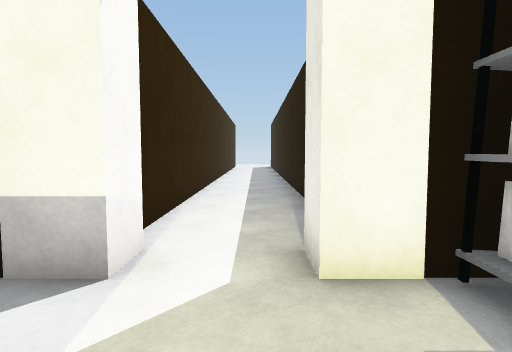
[1] (above)

18 first-person views from a walk through a 3-D level made in the Unity game engine. The camera is 1.2 m above the floor, tilts 4° down and sees 75° across. Doors are open. The floor is counted in squares, 1 m on a side. Each view is taken from the middle of a square. On the plan, view 1 faces up. The plan holds only what a view shows up to about 14 squares ahead; the rest is blank. The place goes on beyond the plan. The player character is not drawn. Surface patterns are stand-ins for the level's own textures.

[2]
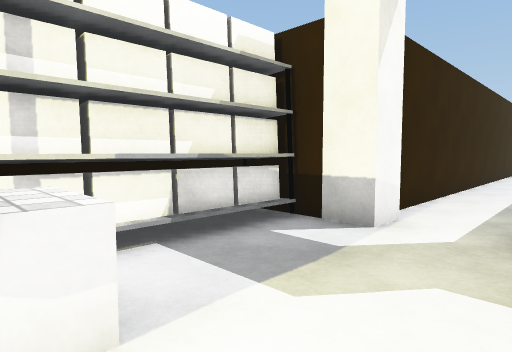

[3]
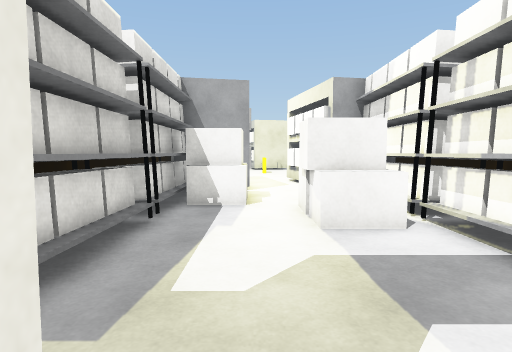

[4]
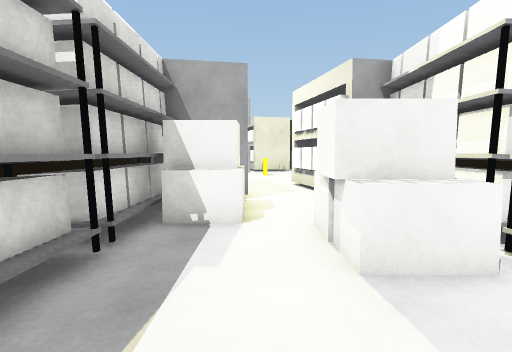

[5]
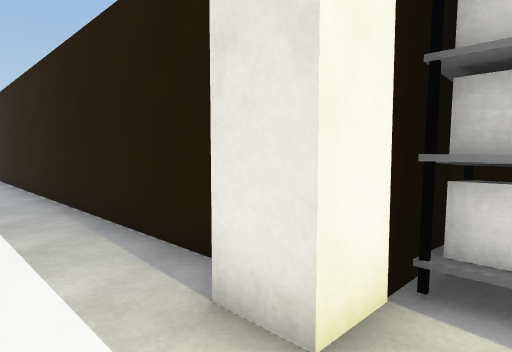

[6]
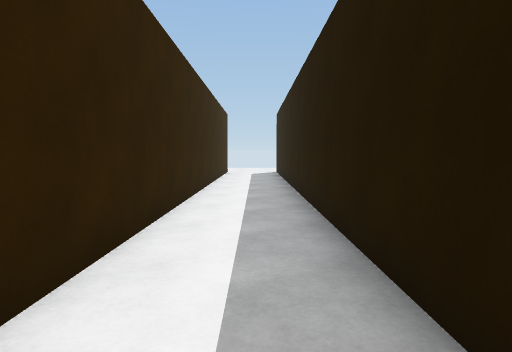

[7]
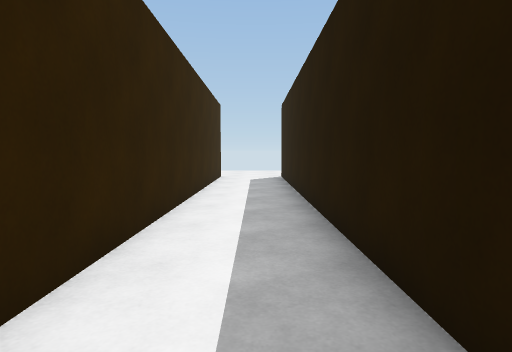

[8]
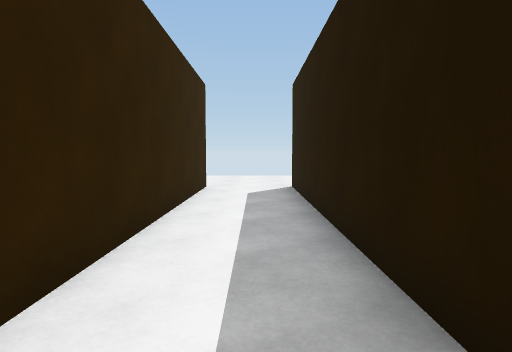

[9]
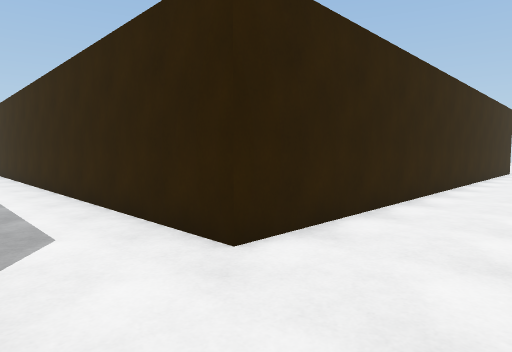

[10]
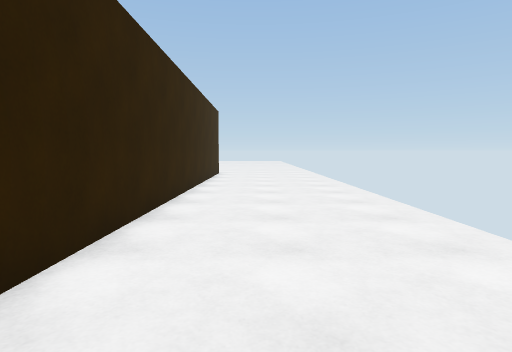

[11]
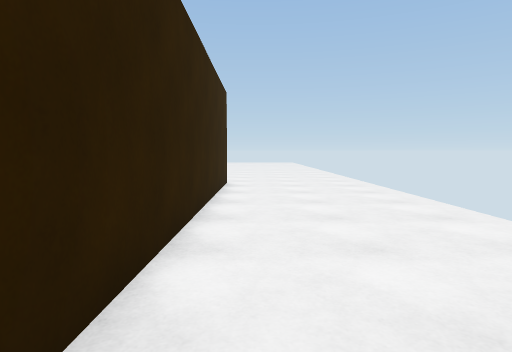

[12]
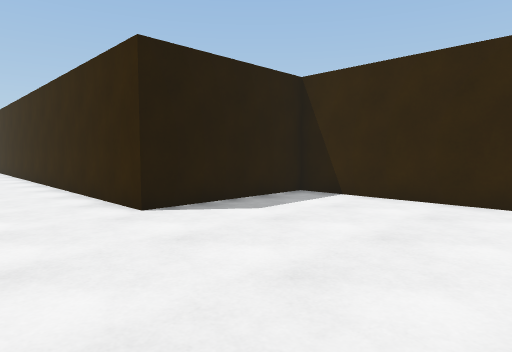

[13]
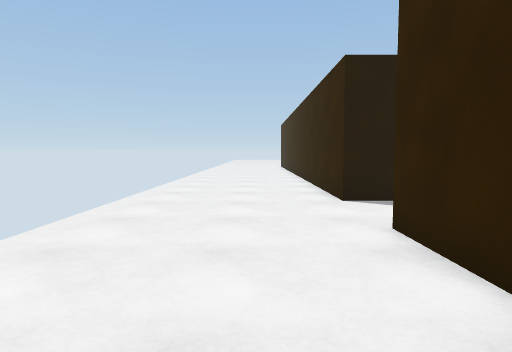

[14]
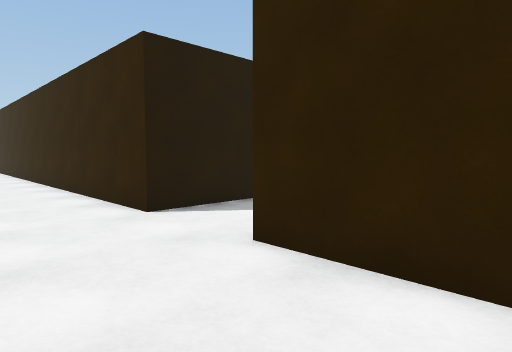

[15]
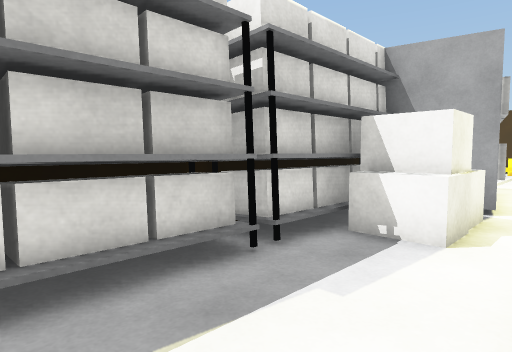

[16]
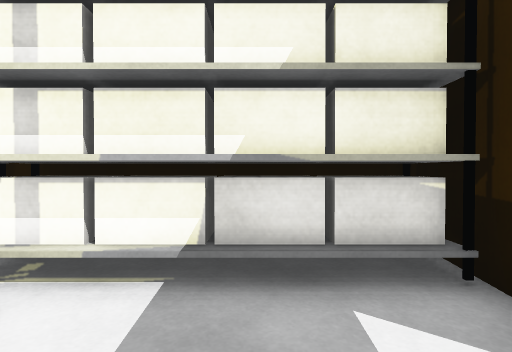

[17]
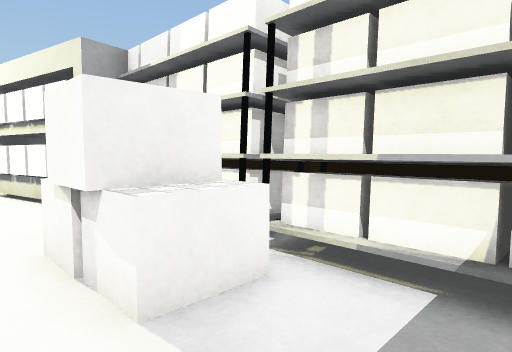

[18]
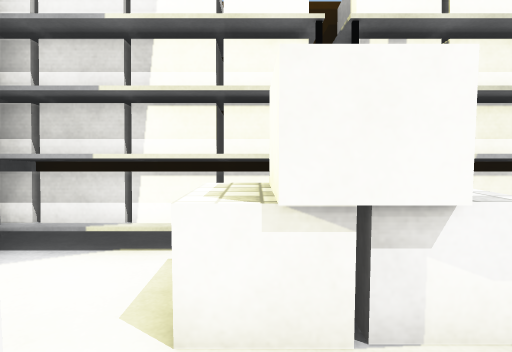

### Floor plan
Points are (right, up) in squares from view 1. A wall is a line through its corners. A room is listed if a view was taken in it or the views show most of it. See-through windows are left out.
Room 1 (views 1, 2, 4, 5, 15, 16, 17, 18)
walls: (-1.4, 3.1) (-4.4, 3.1) (-4.4, -6.5); (3.4, 3.1) (0.6, 3.1)
ways out: open door at (-0.5, 3) to room 2
objects: shelf (-4, -6) to (-3, -3); shelf (-4, -2) to (-3, 2); box (-2, -3) to (-1, -1); box (0, -6) to (2, -4); shelf (2, -6) to (3, -3); shelf (2, -2) to (3, 2)
Room 2 (views 3, 6, 7, 8, 9, 10, 11, 12, 13, 14)
walls: (-28, 23.4) (-22.5, 23.4) (-22.5, 28.8) (-1.8, 28.8) (-1.8, 5); (-1.4, 4.1) (-1.4, 3.1); (1.3, 4.9) (1.3, 28.8) (6.5, 28.8); (0.6, 3.1) (0.6, 4.1)
ways out: open door at (-0.5, 3) to room 1

Where each view was taken, in squares from view 1:
view 1: 0 up, 0 right, facing up
view 2: 2 down, 1 right, facing up-left
view 3: 4 up, 0 right, facing down
view 4: 2 up, 0 right, facing down
view 5: 2 up, 1 left, facing up-right
view 6: 8 up, 0 right, facing up
view 7: 12 up, 0 right, facing up
view 8: 17 up, 0 right, facing up
view 9: 32 up, 1 right, facing down-left
view 10: 31 up, 3 left, facing left
view 11: 30 up, 9 left, facing left
view 12: 32 up, 29 left, facing down-right
view 13: 31 up, 7 left, facing right
view 14: 32 up, 5 left, facing down-right
view 15: 1 up, 1 left, facing down-right
view 16: 1 up, 0 right, facing left
view 17: 1 up, 0 right, facing down-left
view 18: 3 down, 1 right, facing left
